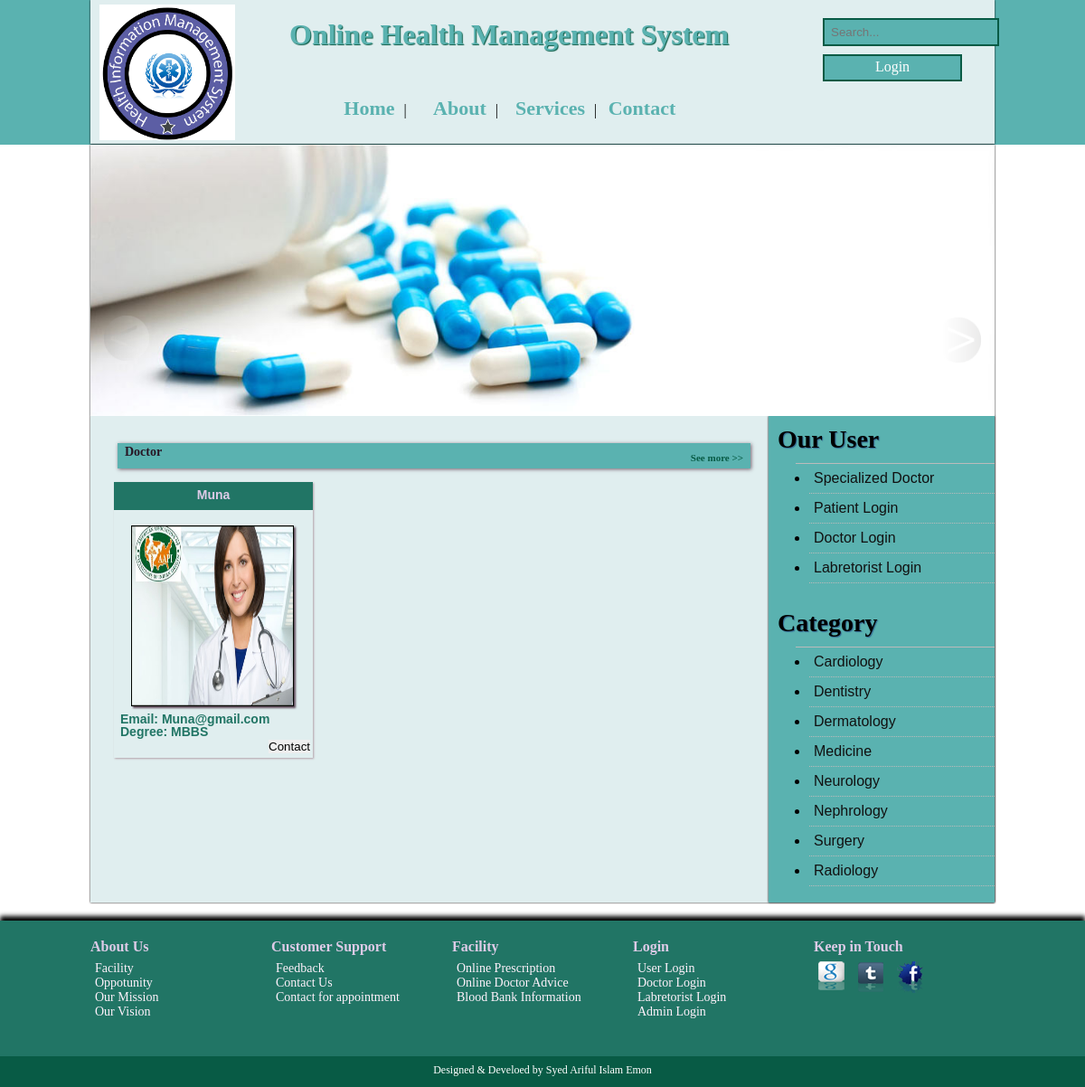
Page /?h=categorywise&cat=2 on the committed database.
### tables this page shows
CREATE TABLE IF NOT EXISTS `category_tbl` (
  `cid` int(10) NOT NULL AUTO_INCREMENT,
  `cname` varchar(20) NOT NULL,
  PRIMARY KEY (`cid`)
);

CREATE TABLE IF NOT EXISTS `doctor_tbl` (
  `did` int(20) NOT NULL AUTO_INCREMENT,
  `dname` varchar(20) NOT NULL,
  `email` varchar(20) NOT NULL,
  `age` varchar(20) NOT NULL,
  `degree` varchar(20) NOT NULL,
  `cname` varchar(20) NOT NULL,
  `password` varchar(20) NOT NULL,
  `create_date` datetime NOT NULL,
  `image_path` varchar(30) NOT NULL,
  PRIMARY KEY (`did`)
);

### layout/categorywise.php (the view, shortened to what this page needs)
<div class="barHeader" class="fLeft">
		<h1> Doctor</h1>
		<a href="?h=patient_to_doctorsDoctor"><h2>See more &gt;&gt;</h2></a>
	</div>
<?php
$category=@$_GET['cat'];
$sql="SELECT dname,email,degree,doctor_tbl.cname as 'Category',image_path,create_date,did FROM doctor_tbl INNER JOIN category_tbl on doctor_tbl.cname=category_tbl.cname where category_tbl.cid={$category} order by create_date,did DESC ";
$query=mysql_query($sql);
while($row=mysql_fetch_row($query)):
?>
	<div class="tiShirts">
		<div class="tiShirtHeading">
			<h1><?php echo $row[0] ?></h1>
		</div>
		<div class="tiShirtImg">
			<a href=" ?h=patient_to_doctor&did=<?php echo $row[6]; ?>"><img src="<?php echo "images/doctor/".$row[4]; ?>" height="200px" width="180px"></a>
		</div>
		<div class="imgDescription" class="fLeft">
			<div id="patient_to_doctor" class="fLeft">
				<p>Email: <?php echo $row[1] ?></p>
				<p>Degree: <?php echo $row[2] ?></p>
				<a href="?h=patient_to_doctor&did=<?php echo $row[6]; ?>"><button>Contact</button></a>
			</div>
		</div>
	</div>
<?php endwhile; ?>

### layout/header.php (shortened to what this page needs)
<!DOCTYPE html>
<html>
	<head>
		<link rel="stylesheet" type="text/css" href="css/style.css">
		<link rel="stylesheet" type="text/css" href="css/sty.css">
	</head>
	<body>
		<header>
			<div class="siteWrapper">
				<div class="fLeft" id="logo">
					<a href="index.php"><img src="images/logo.png" height="150px" width="150px"></a>
				</div>
				<div class="fLeft">
					<h1 id="head">Online Health Management System</h1>
					<div id="MainMenu">
					<ul>
                        <li><a href="index.php">Home</a>| </li>
                        <li><a href="?h=about">About</a>| </li>
                        <li><a href="?h=service">Services</a>| </li>
                        <li><a href="?h=contact">Contact</a></li>
					</ul>
				</div>
				</div>
				<div class="fLeft" id="rightHeader">
					<div id="search">
						<form action="?h=search" method="post" enctype="multipart/form-data" id="searchBox">
							<input type="text" name="searchText" id="searchText" placeholder="Search..." class="fLeft" />
						</form>
						<div id="login">
							<a  href="?h=login">Login</a>
						</div>
					</div>
				</div>
			</div>
		</header>
		<div class="siteWrapper">
			<div id="bannerArea">
				<img src="img.jpg" id="img" height="300px" width="1000px">
				<div id="left_holder">
					<img onclick="slide(-1)" class="left"src="images/left.jpg"  height="295px" width="1000px" >
				</div>
				<div id="right_holder">
					<img onclick="slide(-1)" class="right" src="images/right.jpg"  height="295px" width="1000px" >
				</div>
			</div>
		</div>
		<div class="siteWrapper">
			<div class="fRight" id="sitebar">
				<h3>Our User</h3>
					<ul class="sidemenu">
						<li><a href="?h=doctor">Specialized Doctor</a></li>
						<li><a href="?h=login">Patient Login</a></li>
						<li><a href="?h=doctorlogin">Doctor Login</a></li>
						<li><a href="?h=lab_reg">Labretorist Login</a></li>
					</ul>
					<br />
					<h3>Category</h3>
					<ul  class="sidemenu">
						<?php
						$sql="SELECT * from category_tbl";
						$query=mysql_query($sql);
						while($row=mysql_fetch_row($query)){
							echo '<li><a href="?h=categorywise&cat='.$row[0].'">'.$row[1].'</a></li>';
							}
						?>
					</ul>
					<br />
			</div>
			<div class="fLeft" id="content">

### css/style.css (style rules this page uses)
* { margin: 0; padding: 0; }
a { text-decoration: none; }
input { margin: 0; }
.siteWrapper { width: 1000px; margin: 0 auto;background: #E0EEEF;box-shadow: 0 0 2px #000; }
.fLeft { float: left; }
.fRight { float: right; }
body { background: #fff; }
header { background: #5AB2B0;height: 160px; }
#logo { width: 180px;padding: 5px 0 0 10px; }
#head { color: #5AB2B0;text-shadow:1px 1px 1px #085B45;margin: 20px 0 0 30px;width: 560px; }
#MainMenu ul { margin: 50px 0 0 70px; }
#MainMenu ul li { list-style: none;float: left;width: 100px;text-align: center; }
#MainMenu ul li a { text-decoration: none;font-size: 22px;padding: 0 10px;color: #5AB2B0;font-weight: bold; }
#search { height: 25px;width: 180px;color: #fff;margin:20px 0 20px 30px;float: right; }
#search form#searchBox { color: #fff;width: 150px; }
#search form input { background:#5AB2B0;padding:6px 7px;border: 2px solid #085B45;color: #fff; }
#login { border: 2px solid #085B45;margin: 40px 30px 0 0px;padding-top: 3px; width: 150px;height: 23px;background: #5AB2B0;text-align: center; }
#login a { padding:5px 20px;text-align: center;color: #fff; }
#content { width: 700px;padding-left: 20px; }
#content p { color: #217565;padding: 10px;position: relative !important;margin-left: 30px;font-size: 14px; }
#sitebar { width: 250px;background: #5AB2B0;height: auto;box-shadow:0 0 2px #000; }
#sitebar h3 { margin: 10px ;font-size: 28px;text-shadow:1px 1px 1px #326791; }
ul.sidemenu { margin: 0 0 0 30px; padding:0; font-family: 'Sans-serif', Sans-serif, Sans-serif; border-top: 1px solid #bbb; }
ul.sidemenu li { padding: 7px 0; border-bottom: 1px dotted #bbb; list-style-image:url('../images/bullet.png'); margin-left: 15px; }
ul.sidemenu li a { color: #111;padding-left: 5px;text-decoration: none; }
#bannerArea { height: 300px; position: relative; z-index: 10; }
#left_holder { height: 315px; width: 915px; position: absolute; left: 15px; top: 0; }
#right_holder { height: 318px; width: 915px; position: absolute; right: 15px; top: 0; }
.left { height: 50px; width: 50px; position: absolute; top: 60%; left: 0; }
.right { height: 50px; width: 50px; position: absolute; top: 60%; right: 0; }
#content h2 { padding: 10px 0;color: #085B45; }
.barHeader { width: 100%; height: 28px; background:#5AB2B0 url('../images/bg_latest.jpg') repeat-x left top; margin: 30px 0 0 10px;box-shadow: 1px 1px 4px #745E6C; }
.barHeader h1 { color: #281524; font-size: 14px; float: left; margin: 2px 0 0 8px; }
.barHeader h2 { color: #ba1e97; font-size: 11px; float: right; margin: 0 8px 0 0; }
.tiShirts { width: 220px; height:305px; float: left; margin: 15px 6px 0 6px;box-shadow:1px 1px 2px #B3A0A9; }
.tiShirtHeading { width: 220px; height: 31px; background:#217565 url('../images/bg_contentHeader.jpg') repeat-x left top; }
.tiShirtHeading h1 { font-size: 14px; font-family: Sans-serif; font-weight: bold; color: #ddcbe7; text-align: center; padding-top: 6px; }
.tiShirtImg img { margin-left: 19px;box-shadow: 2px 2px 2px #5E4958;margin-top: 17px; }
#patient_to_doctor { width: 220px; height: 25px;margin-left: 10px;position: relative; }
#patient_to_doctor p { margin: 0;padding: 0;color: #217565;margin-left: 25px; }
#patient_to_doctor a button { position: absolute;bottom: -23px;right: 13px; }

### css/sty.css (style rules this page uses)
* { border:0; margin:0; padding:0; }
p { position:absolute; top:3px; right:28px; color:#555; font:bold 13px/1 sans-serif; }

### rows in the picture
category_tbl: cname "Cardiology"
category_tbl: cname "Dentistry"
category_tbl: cname "Dermatology"
category_tbl: cname "Medicine"
category_tbl: cname "Neurology"
category_tbl: cname "Nephrology"
category_tbl: cname "Surgery"
category_tbl: cname "Radiology"
doctor_tbl: dname "Muna", image_path (picture), email "Muna@gmail.com", degree "MBBS"
